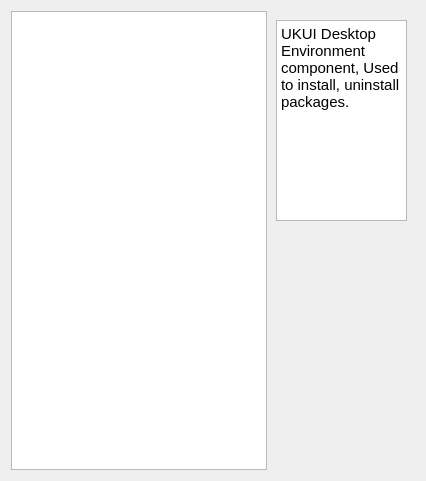
<?xml version="1.0" encoding="UTF-8"?>
<ui version="4.0">
 <class>HelpDlg</class>
 <widget class="QDialog" name="HelpDlg">
  <property name="geometry">
   <rect>
    <x>0</x>
    <y>0</y>
    <width>426</width>
    <height>481</height>
   </rect>
  </property>
  <property name="windowTitle">
   <string>Dialog</string>
  </property>
  <layout class="QGridLayout" name="gridLayout">
   <item row="0" column="0">
    <widget class="QListWidget" name="listWidget"/>
   </item>
   <item row="0" column="1">
    <widget class="QStackedWidget" name="stackedWidget">
     <property name="currentIndex">
      <number>0</number>
     </property>
     <widget class="QWidget" name="overviewpage">
      <widget class="QTextEdit" name="overviewText">
       <property name="geometry">
        <rect>
         <x>3</x>
         <y>9</y>
         <width>131</width>
         <height>201</height>
        </rect>
       </property>
       <property name="readOnly">
        <bool>true</bool>
       </property>
       <property name="html">
        <string>&lt;!DOCTYPE HTML PUBLIC &quot;-//W3C//DTD HTML 4.0//EN&quot; &quot;http://www.w3.org/TR/REC-html40/strict.dtd&quot;&gt;
&lt;html&gt;&lt;head&gt;&lt;meta name=&quot;qrichtext&quot; content=&quot;1&quot; /&gt;&lt;style type=&quot;text/css&quot;&gt;
p, li { white-space: pre-wrap; }
&lt;/style&gt;&lt;/head&gt;&lt;body style=&quot; font-family:'Ubuntu'; font-size:11pt; font-weight:400; font-style:normal;&quot;&gt;
&lt;p style=&quot; margin-top:0px; margin-bottom:0px; margin-left:0px; margin-right:0px; -qt-block-indent:0; text-indent:0px;&quot;&gt;UKUI Desktop Environment component, Used to install, uninstall packages.&lt;/p&gt;&lt;/body&gt;&lt;/html&gt;</string>
       </property>
      </widget>
     </widget>
     <widget class="QWidget" name="installoperationpage">
      <widget class="QTextEdit" name="installoperationText">
       <property name="geometry">
        <rect>
         <x>3</x>
         <y>9</y>
         <width>131</width>
         <height>201</height>
        </rect>
       </property>
       <property name="readOnly">
        <bool>true</bool>
       </property>
       <property name="html">
        <string>&lt;!DOCTYPE HTML PUBLIC &quot;-//W3C//DTD HTML 4.0//EN&quot; &quot;http://www.w3.org/TR/REC-html40/strict.dtd&quot;&gt;
&lt;html&gt;&lt;head&gt;&lt;meta name=&quot;qrichtext&quot; content=&quot;1&quot; /&gt;&lt;style type=&quot;text/css&quot;&gt;
p, li { white-space: pre-wrap; }
&lt;/style&gt;&lt;/head&gt;&lt;body style=&quot; font-family:'Ubuntu'; font-size:11pt; font-weight:400; font-style:normal;&quot;&gt;
&lt;p style=&quot; margin-top:0px; margin-bottom:0px; margin-left:0px; margin-right:0px; -qt-block-indent:0; text-indent:0px;&quot;&gt;install local package with Options of Open local package in mainwindow.&lt;/p&gt;&lt;/body&gt;&lt;/html&gt;</string>
       </property>
      </widget>
     </widget>
     <widget class="QWidget" name="uninsatllpage">
      <widget class="QTextEdit" name="uninsatllText">
       <property name="geometry">
        <rect>
         <x>3</x>
         <y>9</y>
         <width>131</width>
         <height>201</height>
        </rect>
       </property>
       <property name="readOnly">
        <bool>true</bool>
       </property>
       <property name="html">
        <string>&lt;!DOCTYPE HTML PUBLIC &quot;-//W3C//DTD HTML 4.0//EN&quot; &quot;http://www.w3.org/TR/REC-html40/strict.dtd&quot;&gt;
&lt;html&gt;&lt;head&gt;&lt;meta name=&quot;qrichtext&quot; content=&quot;1&quot; /&gt;&lt;style type=&quot;text/css&quot;&gt;
p, li { white-space: pre-wrap; }
&lt;/style&gt;&lt;/head&gt;&lt;body style=&quot; font-family:'Ubuntu'; font-size:11pt; font-weight:400; font-style:normal;&quot;&gt;
&lt;p style=&quot; margin-top:0px; margin-bottom:0px; margin-left:0px; margin-right:0px; -qt-block-indent:0; text-indent:0px;&quot;&gt;uninstall local package with Options of Select installed&lt;/p&gt;
&lt;p style=&quot; margin-top:0px; margin-bottom:0px; margin-left:0px; margin-right:0px; -qt-block-indent:0; text-indent:0px;&quot;&gt;package in mainwindow.&lt;/p&gt;&lt;/body&gt;&lt;/html&gt;</string>
       </property>
      </widget>
     </widget>
    </widget>
   </item>
  </layout>
 </widget>
 <resources/>
 <connections/>
</ui>
